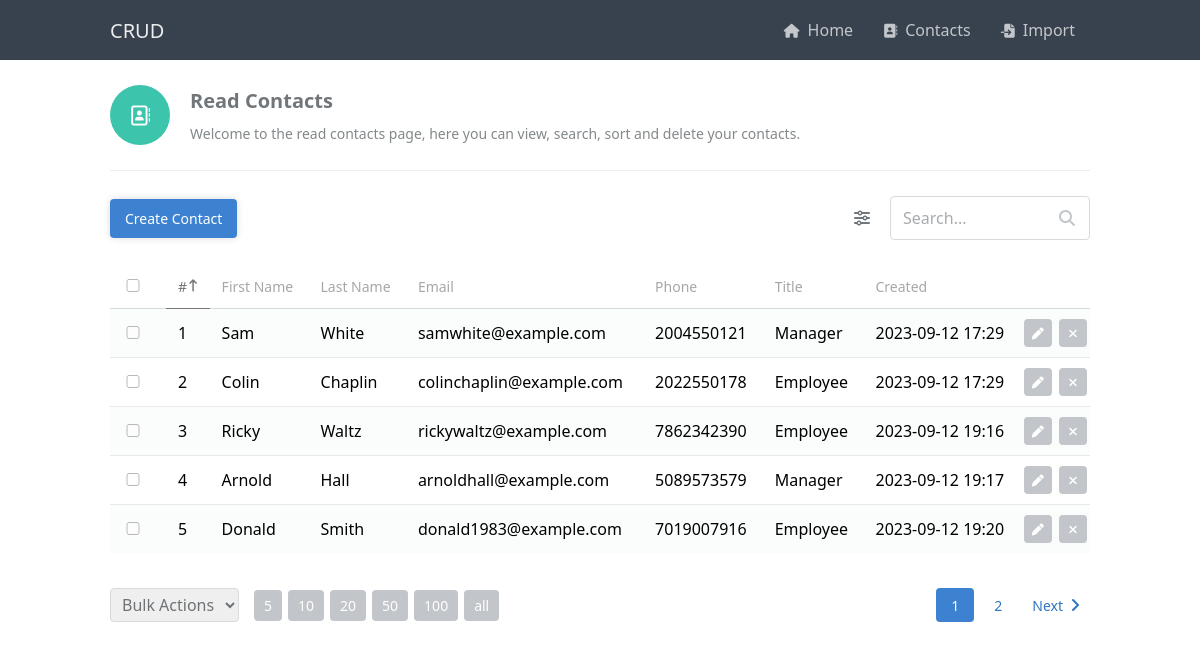
The app's page /read.php with its own data.
### tables this page shows
CREATE TABLE IF NOT EXISTS `contacts` (
  `id` int(11) NOT NULL AUTO_INCREMENT,
  `first_name` varchar(50) NOT NULL,
  `last_name` varchar(50) NOT NULL,
  `email` varchar(255) NOT NULL,
  `phone` varchar(255) NOT NULL,
  `title` varchar(255) NOT NULL,
  `created` datetime NOT NULL DEFAULT current_timestamp(),
  PRIMARY KEY (`id`)
);

### config.php (called while the page is built, shortened)
<?php
$table = 'contacts';
$columns = [
	'id' => [
		'label' => '#',
		'sortable' => true,
		'type' => 'integer'
	],
	'first_name' => [
		'label' => 'First Name',
		'sortable' => true,
		'type' => 'string',
		'input' => [
			'placeholder' => 'John',
			'type' => 'text',
			'required' => true,
			'validate_msg' => 'First name must be between 1 and 50 characters!',
			'validate_regex' => '/^[a-zA-Z]{1,50}$/'
		]
	],
	'last_name' => [
		'label' => 'Last Name',
		'sortable' => true,
		'type' => 'string',
		'input' => [
			'placeholder' => 'Doe',
			'type' => 'text',
			'required' => true,
			'validate_msg' => 'Last name must be between 1 and 50 characters!',
			'validate_regex' => '/^[a-zA-Z]{1,50}$/',
		]
	],
	'email' => [
		'label' => 'Email',
		'sortable' => true,
		'type' => 'string',
		'input' => [
			'placeholder' => 'Email Address',
			'type' => 'email',
			'required' => true,
			'validate_msg' => 'Please enter a valid email address!',
			'validate_regex' => '/^[a-zA-Z0-9._%+-]+@[a-zA-Z0-9.-]+\.[a-zA-Z]{2,}$/',
		]
	],
	'phone' => [
		'label' => 'Phone',
		'sortable' => false,
		'type' => 'string',
		'input' => [
			'placeholder' => 'Phone Number',
			'type' => 'tel',
			'required' => true,
			'validate_msg' => 'Please enter a valid phone number!',
			'validate_regex' => '/^[0-9]{8,15}$/',
		]
	],
	'title' => [
		'label' => 'Title',
		'sortable' => true,
		'type' => 'string',
		'input' => [
			'placeholder' => 'Title',
			'type' => 'select',
			'options' => ['Employee', 'Manager', 'CEO'],
			'required' => true,
			'validate_msg' => 'Title must be between 1 and 50 characters long!',
			'validate_regex' => '/^[a-zA-Z]{1,50}$/',
		]
	],
	'created' => [
		'label' => 'Created',
		'sortable' => true,
		'type' => 'datetime',
		'input' => [
			'placeholder' => 'Created',
			'type' => 'datetime-local',
			'required' => true,
			'validate_msg' => 'Please enter a valid date!',
			'validate_regex' => '/^[0-9]{4}-[0-9]{2}-[0-9]{2}T[0-9]{2}:[0-9]{2}$/',
		]
	]
];
$default_column = 'id';
$default_records_per_page = 5;
?>

### read.php (the view, shortened to what this page needs)
<?php
include 'functions.php';
$pdo = pdo_connect_mysql($db_host, $db_name, $db_user, $db_pass);
$page = isset($_GET['page']) && is_numeric($_GET['page']) ? (int)$_GET['page'] : 1;
$records_per_page = isset($_GET['records_per_page']) && (is_numeric($_GET['records_per_page']) || $_GET['records_per_page'] == 'all') ? $_GET['records_per_page'] : $default_records_per_page;
$order_by = isset($_GET['order_by']) && in_array($_GET['order_by'], array_keys($columns)) ? $_GET['order_by'] : $default_column;
$order_sort = isset($_GET['order_sort']) && $_GET['order_sort'] == 'DESC' ? 'DESC' : 'ASC';
$from_date = isset($_GET['from_date']) ? $_GET['from_date'] : '';
$to_date = isset($_GET['to_date']) ? $_GET['to_date'] : '';
$where_sql = '';
$limit_sql = '';
if ($records_per_page != 'all') {
	$limit_sql = ' LIMIT :current_page, :record_per_page ';
}
$stmt = $pdo->prepare('SELECT * FROM ' . $table . $where_sql . ' ORDER BY ' . $order_by . ' ' . $order_sort . $limit_sql);
if ($records_per_page != 'all') {
	$stmt->bindValue(':current_page', ($page-1)*(int)$records_per_page, PDO::PARAM_INT);
	$stmt->bindValue(':record_per_page', (int)$records_per_page, PDO::PARAM_INT);
}
$stmt->execute();
$results = $stmt->fetchAll(PDO::FETCH_ASSOC);
$stmt = $pdo->prepare('SELECT COUNT(*) FROM ' . $table . $where_sql);
$stmt->execute();
$num_results = $stmt->fetchColumn();
?>
<?=template_header('Read')?>
<div class="content read">
	<div class="page-title">
		<i class="fa-regular fa-address-book fa-lg"></i>
		<div class="wrap">
			<h2>Read Contacts</h2>
			<p>Welcome to the read contacts page, here you can view, search, sort and delete your contacts.</p>
		</div>
	</div>
	<form action="" method="get" class="crud-form">
		<div class="top">
			<div class="btns">
				<a href="create.php" class="btn">Create Contact</a>
			</div>
			<div class="wrap">
				<div class="filters">
					<a href="#" class="toggle-filters-btn"><i class="fa-solid fa-sliders"></i></a>
				</div>
				<div class="search">
					<input type="text" name="search" placeholder="Search..." value="<?=isset($_GET['search']) ? htmlentities($_GET['search'], ENT_QUOTES) : ''?>">
					<i class="fa-solid fa-magnifying-glass"></i>
				</div>
			</div>
		</div>
		<div class="table">
			<table>
				<thead>
					<tr>
						<td class="checkbox">
							<input type="checkbox" class="select-all">
						</td>
						<?php foreach ($columns as $column_key => $column): ?>
						<td<?=$order_by==$column_key?' class="active"':''?>>
							<?php if ($column['sortable']): ?>
							<a href="read.php?page=1&records_per_page=<?=$records_per_page?>&order_by=<?=$column_key?>&order_sort=<?=$order_sort == 'ASC' ? 'DESC' : 'ASC'?>&from_date=<?=$from_date?>&to_date=<?=$to_date?><?=isset($_GET['search']) ? '&search=' . htmlentities($_GET['search'], ENT_QUOTES) : ''?>">
							<?php endif; ?>
								<?=$column['label']?>
							<?php if ($column['sortable']): ?>
							</a>
							<?php endif; ?>
						</td>
						<?php endforeach; ?>
						<td></td>
					</tr>
				</thead>
				<tbody>
					<?php foreach ($results as $result): ?>
					<tr>
						<td class="checkbox"><input type="checkbox" value="<?=$result['id']?>" name="record[]"></td>
						<?php foreach ($columns as $column_key => $column): ?>
						<?php if ($column['type'] == 'datetime'): ?>
						<td class="<?=$column_key?>"><?=date('Y-m-d H:i', strtotime($result[$column_key]))?></td>
						<?php elseif ($column['type'] == 'date'): ?>
						<td class="<?=$column_key?>"><?=date('Y-m-d', strtotime($result[$column_key]))?></td>
						<?php elseif ($column['type'] == 'integer'): ?>
						<td class="<?=$column_key?>"><?=number_format($result[$column_key])?></td>
						<?php else: ?>
						<td class="<?=$column_key?>"><?=htmlspecialchars($result[$column_key], ENT_QUOTES)?></td>
						<?php endif; ?>
						<?php endforeach; ?>
						<td class="actions">
							<a href="update.php?id=<?=$result['id']?>" class="edit"><i class="fa-solid fa-pen fa-xs"></i></a>
							<a href="delete.php?id=<?=$result['id']?>" class="trash"><i class="fa-solid fa-xmark fa-xs"></i></a>
						</td>
					</tr>
					<?php endforeach; ?>
				</tbody>
			</table>
		</div>
		<div class="bot">
			<div class="records-per-page">
				<select name="bulk_action" class="bulk-action">
					<option value="" disabled selected>Bulk Actions</option>
				</select>
				<a href="read.php?page=1&records_per_page=5&order_by=<?=$order_by?>&order_sort=<?=$order_sort?>&from_date=<?=$from_date?>&to_date=<?=$to_date?><?=isset($_GET['search']) ? '&search=' . htmlentities($_GET['search'], ENT_QUOTES) : ''?>">5</a>
				<a href="read.php?page=1&records_per_page=10&order_by=<?=$order_by?>&order_sort=<?=$order_sort?>&from_date=<?=$from_date?>&to_date=<?=$to_date?><?=isset($_GET['search']) ? '&search=' . htmlentities($_GET['search'], ENT_QUOTES) : ''?>">10</a>
				<a href="read.php?page=1&records_per_page=20&order_by=<?=$order_by?>&order_sort=<?=$order_sort?>&from_date=<?=$from_date?>&to_date=<?=$to_date?><?=isset($_GET['search']) ? '&search=' . htmlentities($_GET['search'], ENT_QUOTES) : ''?>">20</a>
				<a href="read.php?page=1&records_per_page=50&order_by=<?=$order_by?>&order_sort=<?=$order_sort?>&from_date=<?=$from_date?>&to_date=<?=$to_date?><?=isset($_GET['search']) ? '&search=' . htmlentities($_GET['search'], ENT_QUOTES) : ''?>">50</a>
				<a href="read.php?page=1&records_per_page=100&order_by=<?=$order_by?>&order_sort=<?=$order_sort?>&from_date=<?=$from_date?>&to_date=<?=$to_date?><?=isset($_GET['search']) ? '&search=' . htmlentities($_GET['search'], ENT_QUOTES) : ''?>">100</a>
				<a href="read.php?page=1&records_per_page=all&order_by=<?=$order_by?>&order_sort=<?=$order_sort?>&from_date=<?=$from_date?>&to_date=<?=$to_date?><?=isset($_GET['search']) ? '&search=' . htmlentities($_GET['search'], ENT_QUOTES) : ''?>">all</a>
			</div>
			<div class="pagination">
				<?php if ($records_per_page != 'all'): ?>
				<a href="read.php?page=<?=$page?>&records_per_page=<?=$records_per_page?>&order_by=<?=$order_by?>&order_sort=<?=$order_sort?>&from_date=<?=$from_date?>&to_date=<?=$to_date?><?=isset($_GET['search']) ? '&search=' . htmlentities($_GET['search'], ENT_QUOTES) : ''?>" class="selected"><?=$page?></a>
				<?php if ($page < ceil($num_results/$records_per_page)): ?>
				<a href="read.php?page=<?=ceil($num_results/$records_per_page)?>&records_per_page=<?=$records_per_page?>&order_by=<?=$order_by?>&order_sort=<?=$order_sort?>&from_date=<?=$from_date?>&to_date=<?=$to_date?><?=isset($_GET['search']) ? '&search=' . htmlentities($_GET['search'], ENT_QUOTES) : ''?>"><?=ceil($num_results/$records_per_page)?></a>
				<?php endif; ?>
				<?php if ($records_per_page != 'all' && $page < ceil($num_results/$records_per_page)): ?>
				<a href="read.php?page=<?=$page+1?>&records_per_page=<?=$records_per_page?>&order_by=<?=$order_by?>&order_sort=<?=$order_sort?>&from_date=<?=$from_date?>&to_date=<?=$to_date?><?=isset($_GET['search']) ? '&search=' . htmlentities($_GET['search'], ENT_QUOTES) : ''?>" class="next">
					Next <i class="fa-solid fa-angle-right"></i>
				</a>
				<?php endif; ?>
				<?php endif; ?>
			</div>
		</div>
	</form>
</div>
<?=template_footer()?>

### functions.php (shortened to what this page needs)
<?php
include 'config.php';
function template_header($title) {
echo <<<EOT
<!DOCTYPE html>
<html>
	<head>
		<meta charset="utf-8">
		<meta name="viewport" content="width=device-width, initial-scale=1">
		<title>$title</title>
		<link href="style.css" rel="stylesheet" type="text/css">
	</head>
	<body>
		<header class="header">
			<div class="wrapper">
				<h1>CRUD</h1>
				<input type="checkbox" id="menu">
				<label for="menu">
					<i class="fa-solid fa-bars"></i>
				</label>
				<nav class="menu">
					<a href="index.php"><i class="fas fa-home"></i>Home</a>
					<a href="read.php"><i class="fas fa-address-book"></i>Contacts</a>
					<a href="import.php"><i class="fa-solid fa-file-import"></i>Import</a>
				</nav>
			</div>
		</header>
EOT;
}
function template_footer() {
echo <<<EOT
		<script src="script.js"></script>
    </body>
</html>
EOT;
}
?>

### records on screen
contacts: id "1", first_name "Sam", last_name "White", email "samwhite@example.com", phone "2004550121", title "Manager", created "2023-09-12 17:29"
contacts: id "2", first_name "Colin", last_name "Chaplin", email "colinchaplin@example.com", phone "2022550178", title "Employee", created "2023-09-12 17:29"
contacts: id "3", first_name "Ricky", last_name "Waltz", email "rickywaltz@example.com", phone "7862342390", title "Employee", created "2023-09-12 19:16"
contacts: id "4", first_name "Arnold", last_name "Hall", email "arnoldhall@example.com", phone "5089573579", title "Manager", created "2023-09-12 19:17"
contacts: id "5", first_name "Donald", last_name "Smith", email "donald1983@example.com", phone "7019007916", title "Employee", created "2023-09-12 19:20"

### other values on screen
$column['label'] "#"
$column['label'] "First Name"
$column['label'] "Last Name"
$column['label'] "Email"
$column['label'] "Phone"
$column['label'] "Title"
$column['label'] "Created"
$page "1"
ceil($num_results/$records_per_page) "2"
